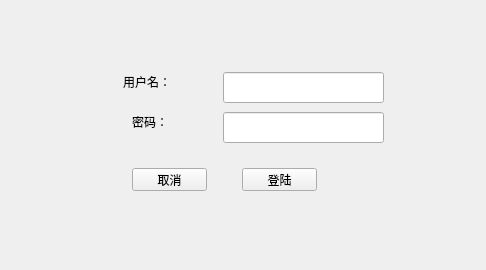
<?xml version="1.0" encoding="UTF-8"?>
<ui version="4.0">
 <class>Widget</class>
 <widget class="QWidget" name="Widget">
  <property name="geometry">
   <rect>
    <x>0</x>
    <y>0</y>
    <width>486</width>
    <height>270</height>
   </rect>
  </property>
  <property name="minimumSize">
   <size>
    <width>480</width>
    <height>270</height>
   </size>
  </property>
  <property name="maximumSize">
   <size>
    <width>486</width>
    <height>270</height>
   </size>
  </property>
  <property name="windowTitle">
   <string>Widget</string>
  </property>
  <layout class="QVBoxLayout" name="verticalLayout_2">
   <item>
    <widget class="QWidget" name="widget" native="true">
     <layout class="QVBoxLayout" name="verticalLayout">
      <item>
       <widget class="QWidget" name="widget_2" native="true">
        <property name="enabled">
         <bool>true</bool>
        </property>
        <property name="minimumSize">
         <size>
          <width>450</width>
          <height>110</height>
         </size>
        </property>
        <property name="maximumSize">
         <size>
          <width>300</width>
          <height>50</height>
         </size>
        </property>
        <widget class="QLabel" name="label">
         <property name="geometry">
          <rect>
           <x>101</x>
           <y>20</y>
           <width>48</width>
           <height>20</height>
          </rect>
         </property>
         <property name="text">
          <string>用户名：</string>
         </property>
        </widget>
        <widget class="QLineEdit" name="lineEdit">
         <property name="geometry">
          <rect>
           <x>201</x>
           <y>20</y>
           <width>161</width>
           <height>31</height>
          </rect>
         </property>
        </widget>
        <widget class="QLineEdit" name="lineEdit_2">
         <property name="geometry">
          <rect>
           <x>201</x>
           <y>60</y>
           <width>161</width>
           <height>31</height>
          </rect>
         </property>
        </widget>
        <widget class="QLabel" name="label_2">
         <property name="geometry">
          <rect>
           <x>110</x>
           <y>60</y>
           <width>36</width>
           <height>20</height>
          </rect>
         </property>
         <property name="text">
          <string>密码：</string>
         </property>
        </widget>
       </widget>
      </item>
      <item>
       <widget class="QWidget" name="widget_3" native="true">
        <widget class="QPushButton" name="pushButton">
         <property name="geometry">
          <rect>
           <x>220</x>
           <y>30</y>
           <width>75</width>
           <height>23</height>
          </rect>
         </property>
         <property name="text">
          <string>登陆</string>
         </property>
        </widget>
        <widget class="QPushButton" name="pushButton_2">
         <property name="geometry">
          <rect>
           <x>110</x>
           <y>30</y>
           <width>75</width>
           <height>23</height>
          </rect>
         </property>
         <property name="text">
          <string>取消</string>
         </property>
        </widget>
       </widget>
      </item>
     </layout>
    </widget>
   </item>
  </layout>
 </widget>
 <layoutdefault spacing="6" margin="11"/>
 <resources/>
 <connections/>
</ui>
